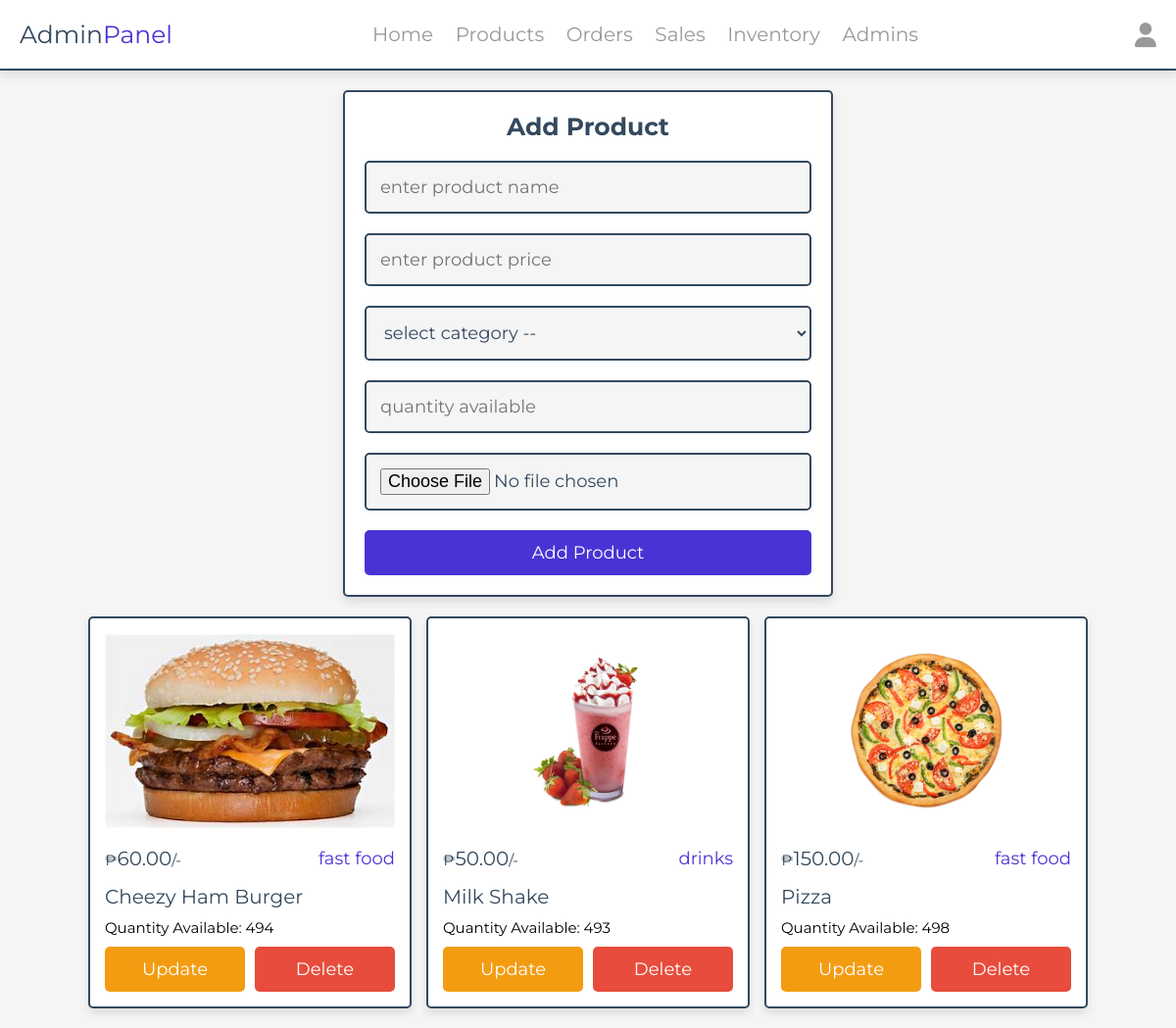
The app's page /admin/products.php (signed in) with its own data.
### tables this page shows
CREATE TABLE `products` (
  `id` int(11) NOT NULL,
  `name` varchar(255) NOT NULL,
  `category` varchar(255) NOT NULL,
  `price` decimal(10,2) NOT NULL,
  `image` varchar(255) NOT NULL,
  `quantity_available` int(11) NOT NULL DEFAULT 0
);

### admin/products.php (the view, shortened to what this page needs)
<?php
include '../components/connect.php';
?>
<!DOCTYPE html>
<html lang="en">
<head>
    <link rel="stylesheet" href="https://cdnjs.cloudflare.com/ajax/libs/font-awesome/6.1.1/css/all.min.css">
    <link rel="stylesheet" href="../css/admin_style.css">
</head>
<body>
    <?php include '../components/admin_header.php' ?>
    <section class="add-products">
        <form action="" method="POST" enctype="multipart/form-data">
            <h3>add product</h3>
            <input type="text" required placeholder="enter product name" name="name" maxlength="100" class="box">
            <input type="number" min="0" max="9999999999" required placeholder="enter product price" name="price"
                onkeypress="if(this.value.length == 10) return false;" class="box">
            <select name="category" class="box" required>
                <option value="" disabled selected>select category --</option>
            </select>
            <input type="number" min="0" max="9999999999" required placeholder="quantity available" name="quantity"
                class="box">
            <input type="file" name="image" class="box" accept="image/jpg, image/jpeg, image/png, image/webp" required>
            <input type="submit" value="add product" name="add_product" class="btn">
        </form>
    </section>
    <section class="show-products" style="padding-top: 0;">
    <div class="box-container">
        <?php
        $show_products = $conn->prepare("SELECT * FROM `products`");
        $show_products->execute();
        if ($show_products->rowCount() > 0) {
            while ($fetch_products = $show_products->fetch(PDO::FETCH_ASSOC)) {
        ?>
                <div class="box">
                    <img src="../uploaded_img/<?= $fetch_products['image']; ?>" alt="">
                    <div class="flex">
                        <div class="price"><span>₱</span><?= $fetch_products['price']; ?><span>/-</span></div>
                        <div class="category"><?= $fetch_products['category']; ?></div>
                    </div>
                    <div class="name"><?= $fetch_products['name']; ?></div>
                    <div class="quantity">Quantity Available: <?= $fetch_products['quantity_available']; ?></div>
                    <div class="flex-btn">
                        <a href="update_product.php?update=<?= $fetch_products['id']; ?>" class="option-btn">update</a>
                        <a href="products.php?delete=<?= $fetch_products['id']; ?>" class="delete-btn" onclick="return confirm('delete this product?');">delete</a>
                    </div>
                </div>
        <?php
            }
        } else {
            echo '<p class="empty">no products added yet!</p>';
        }
        ?>
    </div>
</section>
</body>
</html>

### css/admin_style.css (style rules this page uses)
:root { --main-color:#4834d4; --red:#e74c3c; --orange:#f39c12; --black:#34495e; --white:#fff; --light-bg:#f5f5f5; --light-color:#999; --border:.2rem solid var(--black); --box-shadow:0 .5rem 1rem rgba(0,0,0,.1); }
* { font-family: 'Montserrat', sans-serif; margin:0; padding:0; box-sizing: border-box; text-decoration: none; outline: none; border:none; }
html { font-size: 62.5%; overflow-x: hidden; }
body { background-color: var(--light-bg); }
section { max-width: 1200px; margin:0 auto; padding:2rem; }
.btn, .delete-btn, .option-btn { display: block; margin-top: 1rem; border-radius: .5rem; cursor: pointer; width: 100%; font-size: 1.8rem; color:var(--white); padding:1.2rem 3rem; text-transform: capitalize; text-align: center; }
.btn { background-color: var(--main-color); }
.delete-btn { background-color: var(--red); }
.option-btn { background-color: var(--orange); }
.flex-btn { display: flex; gap:1rem; }
.add-products form { margin:0 auto; max-width: 50rem; background-color: var(--white); border-radius: .5rem; box-shadow: var(--box-shadow); border:var(--border); padding:2rem; text-align: center; }
.add-products form h3 { margin-bottom: 1rem; font-size: 2.5rem; color:var(--black); text-transform: capitalize; }
.add-products form .box { background-color: var(--light-bg); border:var(--border); width: 100%; padding:1.4rem; font-size: 1.8rem; color:var(--black); border-radius: .5rem; margin: 1rem 0; }
.show-products .box-container { display: grid; grid-template-columns: repeat(auto-fit, 33rem); gap:1.5rem; justify-content: center; align-items: flex-start; }
.show-products .box-container .box { background-color: var(--white); border-radius: .5rem; box-shadow: var(--box-shadow); border:var(--border); padding:1.5rem; }
.show-products .box-container .box img { width: 100%; height: 20rem; object-fit: contain; margin-bottom: 1rem; }
.show-products .box-container .box .name { font-size: 2rem; color:var(--black); padding:1rem 0; }
.show-products .box-container .box .flex { display: flex; align-items: center; gap:1rem; justify-content: space-between; }
.show-products .box-container .box .flex .category { font-size: 1.8rem; color:var(--main-color); }
.show-products .box-container .box .flex .price { font-size: 2rem; color:var(--black); margin:.5rem 0; }
.show-products .box-container .box .flex .price span { font-size: 1.5rem; }

### admin/products.php (style rules this page uses)
.quantity { font-size: 1.5rem; }

### records on screen
products: image (picture), price "60.00", category "fast food", name "Cheezy Ham Burger", quantity_available "494"
products: image (picture), price "50.00", category "drinks", name "Milk Shake", quantity_available "493"
products: image (picture), price "150.00", category "fast food", name "Pizza", quantity_available "498"
